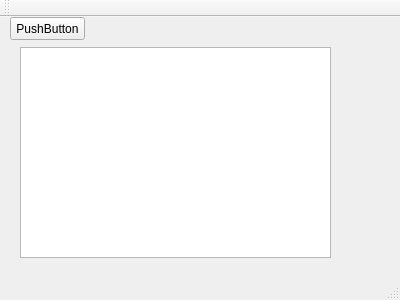
<?xml version="1.0" encoding="UTF-8"?>
<ui version="4.0">
 <class>MainWindow</class>
 <widget class="QMainWindow" name="MainWindow">
  <property name="geometry">
   <rect>
    <x>0</x>
    <y>0</y>
    <width>400</width>
    <height>300</height>
   </rect>
  </property>
  <property name="windowTitle">
   <string>MainWindow</string>
  </property>
  <widget class="QWidget" name="centralWidget">
   <widget class="QPushButton" name="pushButton">
    <property name="geometry">
     <rect>
      <x>10</x>
      <y>0</y>
      <width>75</width>
      <height>23</height>
     </rect>
    </property>
    <property name="text">
     <string>PushButton</string>
    </property>
   </widget>
   <widget class="QTextEdit" name="textEdit">
    <property name="geometry">
     <rect>
      <x>20</x>
      <y>30</y>
      <width>311</width>
      <height>211</height>
     </rect>
    </property>
   </widget>
  </widget>
  <widget class="QMenuBar" name="menuBar">
   <property name="geometry">
    <rect>
     <x>0</x>
     <y>0</y>
     <width>400</width>
     <height>21</height>
    </rect>
   </property>
  </widget>
  <widget class="QToolBar" name="mainToolBar">
   <attribute name="toolBarArea">
    <enum>TopToolBarArea</enum>
   </attribute>
   <attribute name="toolBarBreak">
    <bool>false</bool>
   </attribute>
  </widget>
  <widget class="QStatusBar" name="statusBar"/>
 </widget>
 <layoutdefault spacing="6" margin="11"/>
 <resources/>
 <connections/>
</ui>
